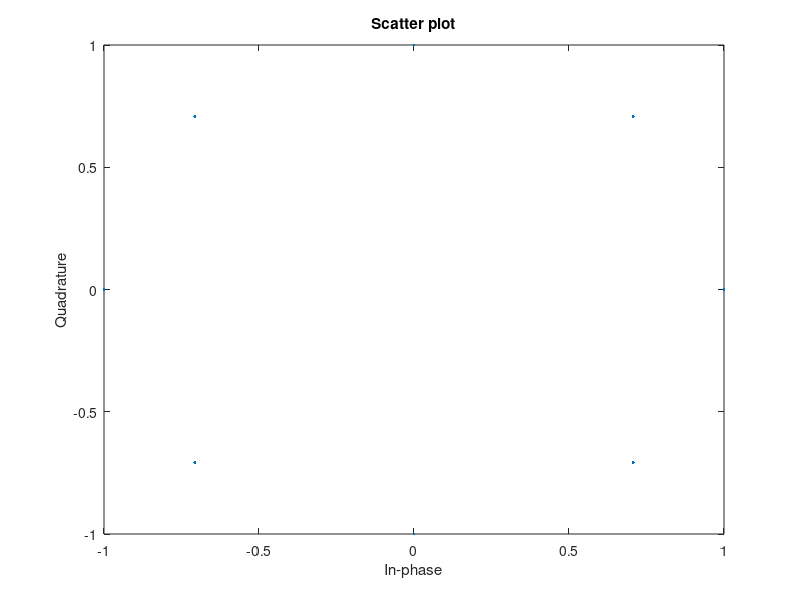
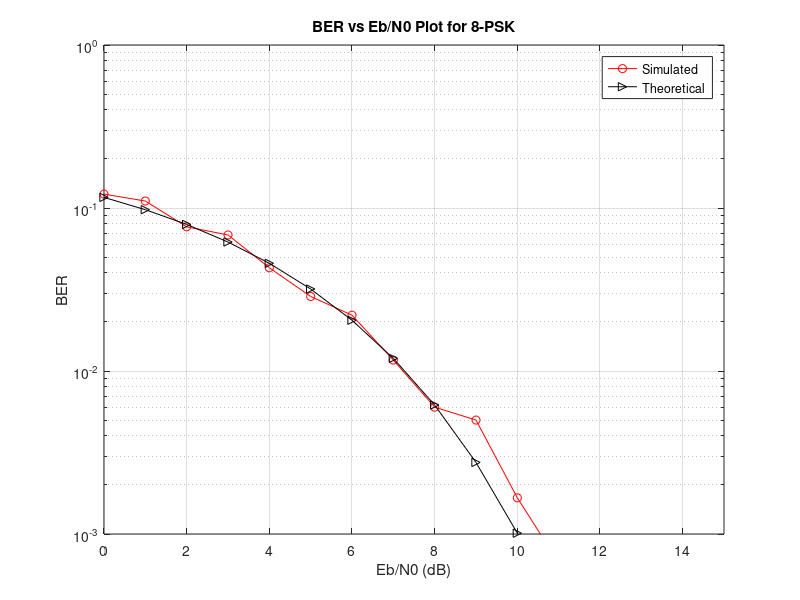

Write MATLAB code to recreate these figures, in order.
% Experiment-5 PART-A (8-PSK)

% ------------ Object 1 -------------

clc;
clear all;
close all;
pkg load communications
N = 3000;  % Number of bits to be transmitted using *-PSK
           % Too large value may slow down the program
x = randi([0,1],1,N); % Random input bits generation
M = 8;     % Number of Symbols in 8-PSK

% Symbol Generation
yy = [];
for i=1:3:length(x)
  if x(i)==0 && x(i+1)==0 & x(i+2)==0
    y = cosd(0)+1j*sind(0);
  elseif x(i)==0 && x(i+1)==0 & x(i+2)==1
    y = cosd(45)+1j*sind(45);
  elseif x(i)==0 && x(i+1)==1 & x(i+2)==1
    y = cosd(90)+1j*sind(90);
  elseif x(i)==0 && x(i+1)==1 & x(i+2)==0
    y = cosd(135)+1j*sind(135);
  elseif x(i)==1 && x(i+1)==1 & x(i+2)==0
    y = cosd(180)+1j*sind(180);
  elseif x(i)==1 && x(i+1)==1 & x(i+2)==1
    y = cosd(225)+1j*sind(225);
  elseif x(i)==1 && x(i+1)==0 & x(i+2)==1
    y = cosd(270)+1j*sind(270);
  elseif x(i)==1 && x(i+1)==0 & x(i+2)==0
    y = cosd(315)+1j*sind(315);
  endif

% Transmitted Symbols

yy = [yy y];

endfor

scatterplot(yy);    % Constellation Diagram without Noise

EbN0db = 20; % Change this value & run program to see the noisy constellation.
EbN0 = 10^(EbN0db/10);

% AWGN Channel

n = (1/sqrt(2))*[randn(1,length(yy)) + 1j*randn(1,length(yy))];
sigma = sqrt(1/((log2(M))*EbN0));

% Received Symbols

r = yy + sigma*n;
scatterplot(r);    % Constellation Diagram with Noise


% Experiment 5  PART-B (8-PSK)

% ------------ Object 2 -------------

clc;
clear all;
close all;
pkg load communications
N = 3000;  % Number of bits to be transmitted using *-PSK
           % Too large value may slow down the program
x = randi([0,1],1,N); % Random input bits generation
M = 8;     % Number of Symbols in 8-PSK

% Symbol Generation
yy = [];
for i=1:3:length(x)
  if x(i)==0 && x(i+1)==0 & x(i+2)==0
    y = cosd(0)+1j*sind(0);
  elseif x(i)==0 && x(i+1)==0 & x(i+2)==1
    y = cosd(45)+1j*sind(45);
  elseif x(i)==0 && x(i+1)==1 & x(i+2)==1
    y = cosd(90)+1j*sind(90);
  elseif x(i)==0 && x(i+1)==1 & x(i+2)==0
    y = cosd(135)+1j*sind(135);
  elseif x(i)==1 && x(i+1)==1 & x(i+2)==0
    y = cosd(180)+1j*sind(180);
  elseif x(i)==1 && x(i+1)==1 & x(i+2)==1
    y = cosd(225)+1j*sind(225);
  elseif x(i)==1 && x(i+1)==0 & x(i+2)==1
    y = cosd(270)+1j*sind(270);
  elseif x(i)==1 && x(i+1)==0 & x(i+2)==0
    y = cosd(315)+1j*sind(315);
  endif
% Transmitted Symbols
yy = [yy y];
endfor

% Detection based on euclidean distance
ber_simulated = [];
ber_theoretical = [];
ref_symbols = [cosd(0)+1j*sind(0), cosd(45)+1j*sind(45), cosd(90)+1j*sind(90), cosd(135)+1j*sind(135), cosd(180)+1j*sind(180) cosd(225)+1j*sind(225) cosd(270)+1j*sind(270) cosd(315)+1j*sind(315)];
for EbN0db = 0:15
EbN0 = 10^(EbN0db/10);
n = (1/sqrt(2))*[randn(1,length(yy)) + 1j*randn(1,length(yy))];
sigma = sqrt(1/((log2(M))*EbN0)); % Symbol energy is normalized to Unity
r = yy + sigma*n;

% Calculation of Euclidian Distances of received symbols from reference symobols
min_dist_index = [];
for i=1:length(r)
  Dist = [];
  for k=1:length(ref_symbols)
  dist = sqrt((real(r(i))-real(ref_symbols(k)))^2 + (imag(r(i))-imag(ref_symbols(k)))^2);
  Dist = [Dist dist];
  endfor
  min_dist_index = [min_dist_index find(Dist==min(Dist))];
endfor

% Estimation of Bits
x_estimated = [];
for i=1:length(r)
  if ref_symbols(min_dist_index(i))== cosd(0)+1j*sind(0);
    x_estimated = [x_estimated 0 0 0];
  elseif ref_symbols(min_dist_index(i))== cosd(45)+1j*sind(45);
    x_estimated = [x_estimated 0 0 1];
  elseif ref_symbols(min_dist_index(i))== cosd(90)+1j*sind(90);
    x_estimated = [x_estimated 0 1 1];
  elseif ref_symbols(min_dist_index(i))== cosd(135)+1j*sind(135);
    x_estimated = [x_estimated 0 1 0];
  elseif ref_symbols(min_dist_index(i))== cosd(180)+1j*sind(180);
    x_estimated = [x_estimated 1 1 0];
  elseif ref_symbols(min_dist_index(i))== cosd(225)+1j*sind(225);
    x_estimated = [x_estimated 1 1 1];
  elseif ref_symbols(min_dist_index(i))== cosd(270)+1j*sind(270);
    x_estimated = [x_estimated 1 0 1];
  elseif ref_symbols(min_dist_index(i))== cosd(315)+1j*sind(315);
    x_estimated = [x_estimated 1 0 0];
  endif
endfor

% BER Computation
ber_simulated =[ber_simulated sum(x~=x_estimated)/N];
ber_theoretical = [ber_theoretical (1/log2(M))*erfc(sqrt(3*EbN0)*sind(180/M))];
endfor
EbN0db = 0:15;

% BER Plotting
semilogy(EbN0db, ber_simulated, 'ro-', EbN0db, ber_theoretical, 'k>-');
title('BER vs Eb/N0 Plot for 8-PSK');
xlabel('Eb/N0 (dB)');
ylabel('BER');
grid on;
legend('Simulated', 'Theoretical');
axis([0 15 10^-3 10^0]);
